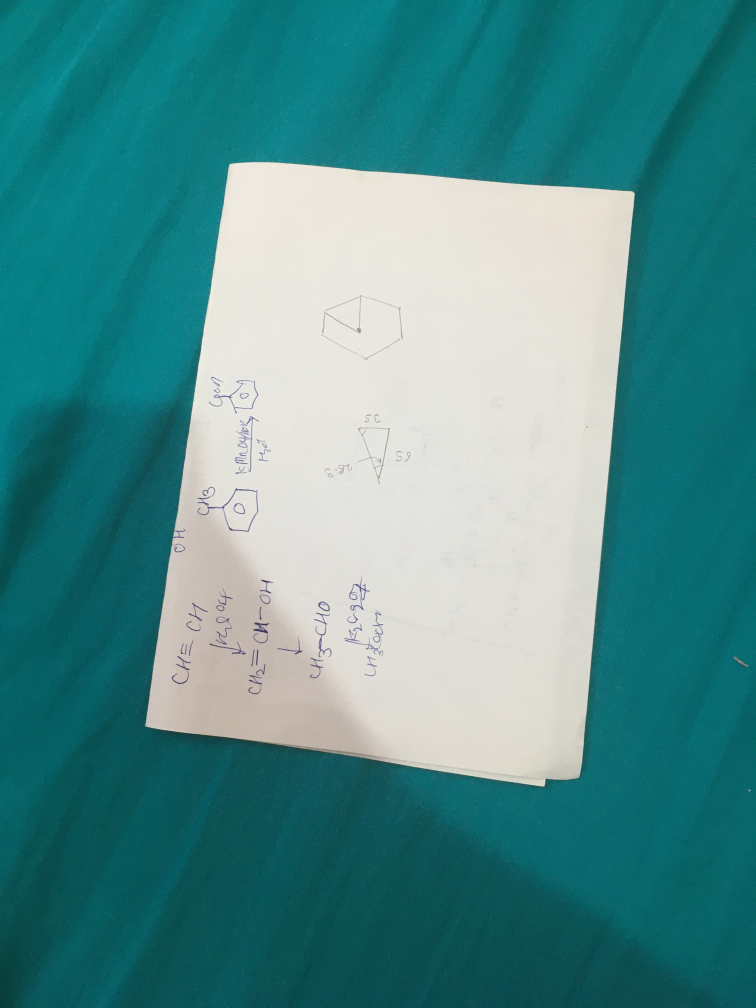
#> input picture Assignment_7/img.jpg, 3024 x 4032 px, found by its file name (shown at 1/4 size)
$ python Q2.py
#> lines starting #> are read from the running program, lines starting #| are printed output that depends on the picture; after the words box and inside, x2 and y2 are one past the last pixel; in counts of white or black regions, pixels touching at a corner belong together
import cv2
import numpy as np


frame=cv2.imread('E:/Robocon Internship/Git/Robocon_Internship/Assignment_7/img.jpg')
#> frame is the input picture: shape (4032, 3024, 3); mean B, G, R 141.6, 141.2, 79.5
hsv=cv2.cvtColor(frame,cv2.COLOR_BGR2HSV)
#> hsv: shape (4032, 3024, 3); mean H, S, V 69.4, 160.2, 145.5
cv2.namedWindow('frame',cv2.WINDOW_NORMAL)
cv2.namedWindow('Transformed',cv2.WINDOW_NORMAL)
lower_bound=np.array([5,0,109])
upper_bound=np.array([85,46,245])

maskfinal= cv2.inRange(hsv,lower_bound,upper_bound)
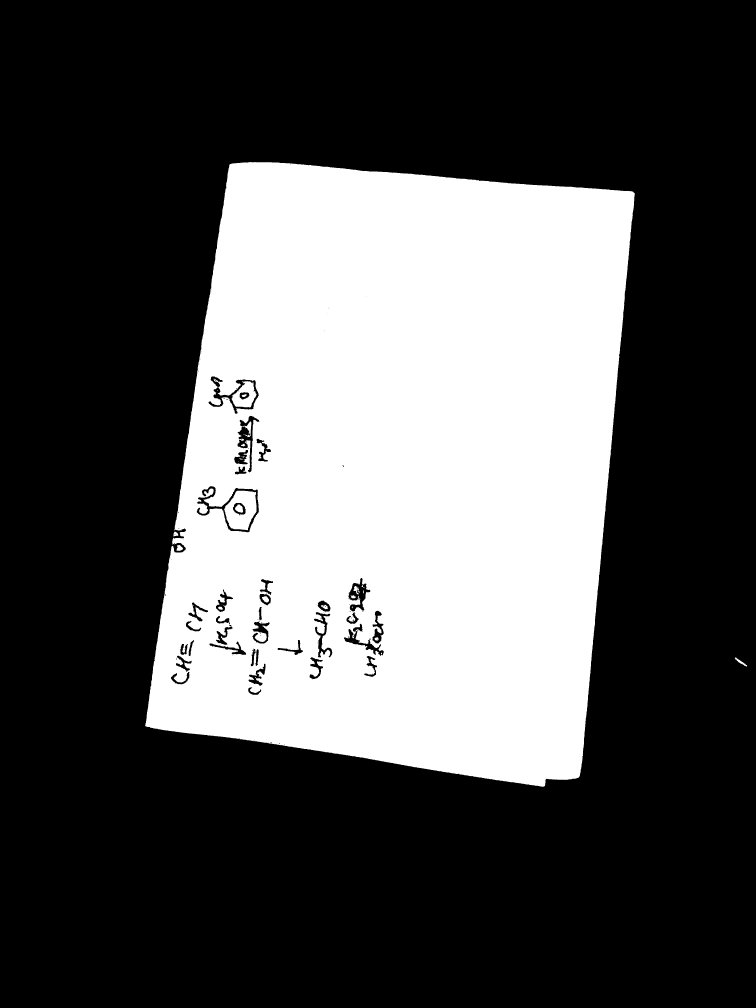
#> maskfinal: shape (4032, 3024) (shown at 1/4 size); 31.9% white; 38 white regions (18 under 20 px)

res=cv2.bitwise_and(frame,frame,mask=maskfinal)
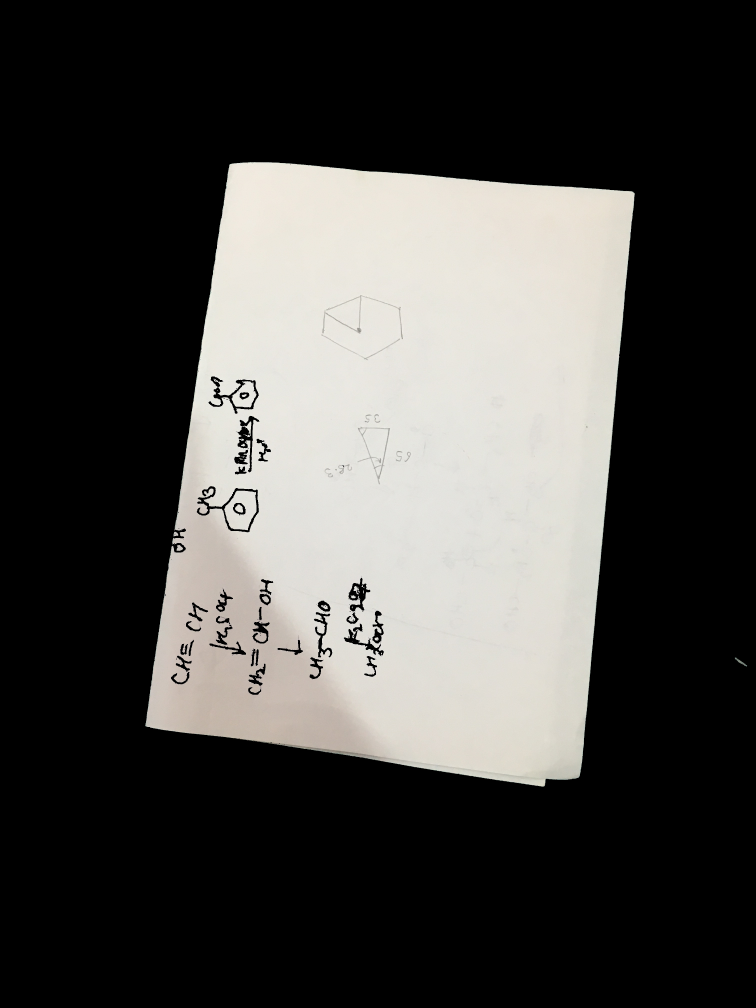
#> res: shape (4032, 3024, 3) (shown at 1/4 size); mean B, G, R 67.8, 70.4, 71.6

contours_found,hierarchy=cv2.findContours(maskfinal,cv2.RETR_TREE,cv2.CHAIN_APPROX_NONE)
#> contours_found = 216 contours, 157 with area under 20; largest, box (x1, y1, x2, y2) and area: (581, 648, 2539, 3147) 3955164, (786, 1944, 1037, 2130) 23236, (897, 1963, 1026, 2121) 15088, (833, 1505, 1036, 1656) 13866, (926, 1525, 1026, 1630) 6788

areas=[cv2.contourArea(c) for c in contours_found]
#> areas = 216 values, max 3955163.5 at index 7, min 0 at index 25, mean 18889.7

max_index=np.argmax(areas)
#> max_index = 7

max_contour=contours_found[max_index]
#> max_contour = contour of 8257 points, box (x1, y1, x2, y2) (581, 648, 2539, 3147), area 3955164

x,y,w,h=cv2.boundingRect(max_contour)
#> x = 581; y = 648; w = 1958; h = 2499

perimeter=cv2.arcLength(max_contour,True)
#> perimeter = 8797.5

ROI=cv2.approxPolyDP(max_contour,0.01*perimeter,True)
#> ROI = [[919, 657], [581, 2903], [2314, 3110], [2538, 773]]

arr1=np.array([ROI[1],ROI[0],ROI[2],ROI[3]],np.float32)
#> arr1 = [[581, 2903], [919, 657], [2314, 3110], [2538, 773]]
arr2=np.array([(0,0),(1000,0),(0,1000),(1000,1000)],np.float32)

perspective = cv2.getPerspectiveTransform(arr1,arr2)
#> perspective = [[0.0545, -0.456, 1291.9], [0.659, 0.0991, -670.3], [1.91e-05, 3.78e-05, 1]]
transformed = cv2.warpPerspective(frame,perspective,(1000,1000))
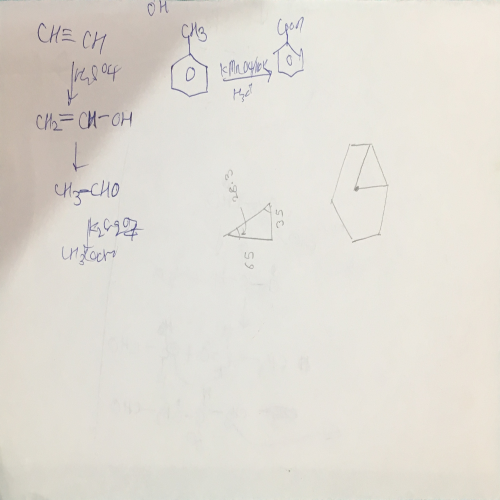
#> transformed: shape (1000, 1000, 3) (shown at 1/2 size); mean B, G, R 212.7, 220.4, 224.3

cv2.drawContours(frame,[ROI],-1,(255,0,0),15)

cv2.imshow('frame',frame)
cv2.imshow("Transformed",transformed)
cv2.waitKey(0)
